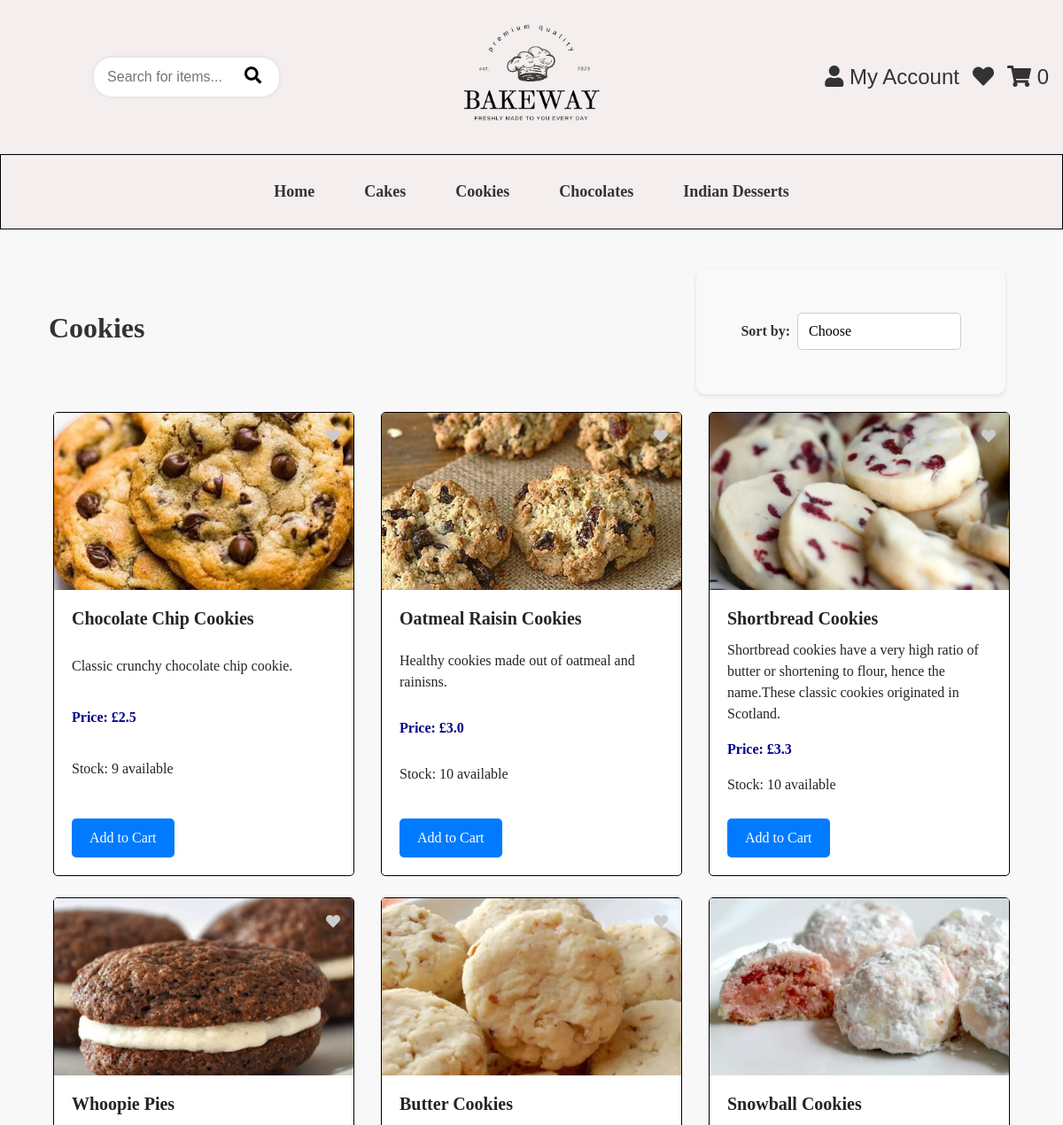
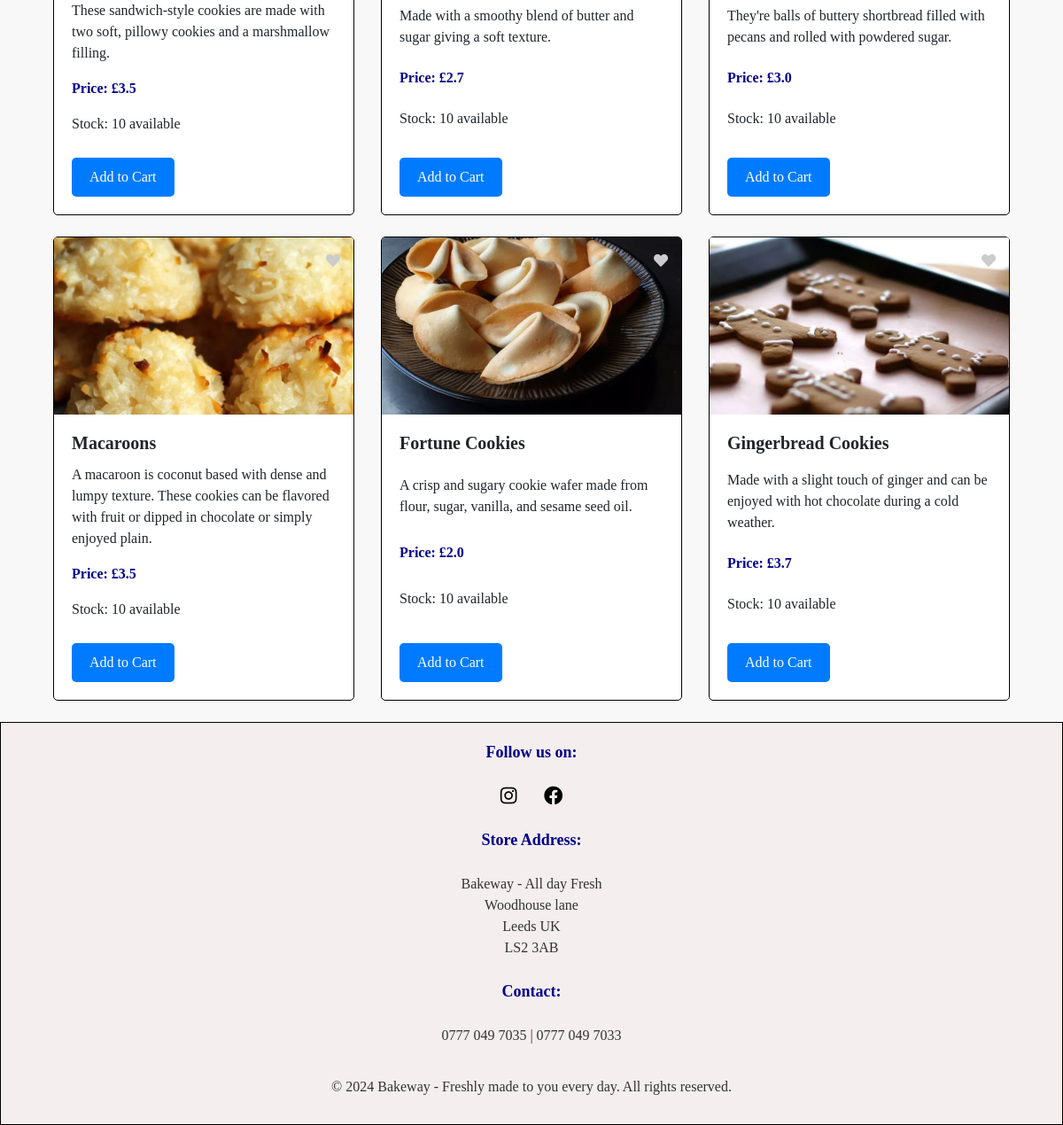
The app's page /cookies (signed in) with its own data (2 pictures, top to bottom).
### app/models.py (models this page shows, shortened)
class Product(db.Model):
    id = db.Column(db.Integer, primary_key=True)
    name = db.Column(db.String(100), nullable=False)
    description = db.Column(db.Text, nullable=False)
    price = db.Column(db.Float, nullable=False)
    category = db.Column(db.String(50), nullable=False)  # 'Cake', 'Cookie', 'Chocolate', 'Desserts'.
    image = db.Column(db.String(225), nullable=False)
    stock = db.Column(db.Integer, nullable=False, default=0)  # Stock quantity

### app/views.py (the view)
@app.route('/cookies')
def cookies():
    sort_option = request.args.get('sort')
    query = request.args.get('query', '').strip().lower()
    cookies_query = Product.query.filter_by(category='Cookie')
    if query:
        cookies_query = cookies_query.filter(Product.name.ilike(f'%{query}%'))
    if sort_option == 'lowest_to_highest':
        cookies_query = cookies_query.order_by(Product.price.asc())
    elif sort_option == 'highest_to_lowest':
        cookies_query = cookies_query.order_by(Product.price.desc())
    elif sort_option == 'A_to_Z':
        cookies_query = cookies_query.order_by(Product.name.asc())
    cookies = cookies_query.all()
    return render_template('cookies.html', products=cookies, query=query)

### app/__init__.py (called while the page is built)
@login_manager.user_loader
def load_user(user_id):
    return User.query.get(int(user_id))

### app/views.py (called while the page is built)
@app.before_request
def initialize_cart():
    if 'cart' not in session:
        session['cart'] = {}

@app.context_processor
def inject_cart_quantity():
    if current_user.is_authenticated:
        total_quantity = db.session.query(
            db.func.sum(CartItem.quantity)
        ).filter_by(user_id=current_user.id).scalar() or 0
    else:
        cart = session.get('cart', {})
        total_quantity = sum(item['quantity'] for item in cart.values())
    return dict(cart_total_quantity=total_quantity)

### app/templates/cookies.html (shortened to what this page needs)
{% extends "base.html" %}
{% block content %}
<div class="d-flex justify-content-between align-items-center">
  <h2><strong>Cookies</strong></h2>
  <div class="sort-container">
    <form method="GET" action="{{ url_for('cookies') }}" class="form-inline">
      <label for="sort" class="mr-2 sort-label">Sort by:</label>
      <select name="sort" id="sort" class="sort-select" onchange="this.form.submit()">
        <option value="Default" {% if request.args.get('sort') %}selected{% endif %}>Choose</option>
      </select>
    </form>
  </div>
</div>
<div class="container">
  <div class="row">
    {% for product in products %}
    <div class="col-md-4 mb-4">
      <div class="card">
        <div class="position-relative">
          <img src="{{ url_for('static', filename=product.image) }}" class="card-img-top" alt="{{ product.name }}">
         <a href="javascript:void(0);"
         class="like-button position-absolute"
         style="top: 10px; right: 10px;"
         data-product-id="{{ product.id }}"
         onclick="addToWishlist(this)">
         <i class="fas fa-heart"></i>
      </a>
        </div>
        <div class="card-body">
          <h5 class="card-title"><strong>{{ product.name }}</strong></h5>
          <p class="card-text">{{ product.description }}</p>
          <p class="text-primary font-weight-bold">Price: £{{ product.price }}</p>
          <p>Stock: {% if product.stock > 0 %} {{ product.stock }} available {% else %} Out of stock {% endif %}</p>
          <div class="d-flex justify-content-between">
            {% if product.stock > 0 %}
            <a href="javascript:void(0);" onclick="document.getElementById('addToCartForm{{ product.id }}').submit();" class="btn btn-primary">Add to Cart</a>
            {% else %}
            <button class="btn btn-primary" disabled>Add to Cart</button>
            {% endif %}
          </div>
        </div>
      </div>
    </div>
    {% endfor %}
  </div>
</div>
{% endblock %}

### app/static/style.css (style rules this page uses)
h2 { color: #333; font-family: 'Times New Roman', Times, serif; text-align: center; padding: 10px; }
body { font-family: Arial, sans-serif; background-color: #f8f8f8; margin: 0; }
* { margin: 0; padding: 0; box-sizing: border-box; }
.card { display: flex; flex-direction: column; height: 100%; border-radius: 5px; border: 0.5px solid black; font-family: 'Times New Roman', Times, serif; }
.card-body { flex-grow: 1; display: flex; flex-direction: column; justify-content: space-between; }
.card-img-top { height: 200px; object-fit: cover; }
.text-primary { color: darkblue !important; }
.like-button { position: absolute; top: 10px; right: 10px; z-index: 10; border-radius: 50%; padding: 5px; cursor: pointer; transition: color 0.3s ease-in-out; }
.like-button i { color: #ccc; }
.sort-container { display: flex; align-items: center; justify-content: flex-start; gap: 10px; font-family: 'Times New Roman', Times, serif; }
.sort-label { font-size: 1rem; color: #333; font-weight: bold; }
.sort-select { appearance: none; border: 1px solid #ccc; background-color: #fff; padding: 8px 12px; font-size: 14px; cursor: pointer; }
.sort-select::after { content: '▼'; position: absolute; right: 10px; pointer-events: none; }
.sort-container { display: flex; align-items: center; justify-content: center; padding: 20px; }
.sort-label { margin-right: 8px; }
.sort-select { font-size: 1rem; padding: 8px 12px; border-radius: 5px; border: 1px solid #ccc; background-color: #fff; box-shadow: none !important; cursor: pointer; transition: all 0.3s ease; }
form { max-width: 500px; margin: auto; padding: 50px; background: #f9f9f9; border-radius: 10px; box-shadow: 0px 2px 5px rgba(0, 0, 0, 0.1); }
.btn { padding: 12px; background-color: #007bff; color: white; border: none; border-radius: 5px; cursor: pointer; margin-top: 10px; font-family: 'Times New Roman', Times, serif; }
.btn { display: inline-block; padding: 10px 20px; background-color: #007bff; color: white; border-radius: 5px; text-decoration: none; text-align: center; }

### records on screen
Product: image (picture), name "Chocolate Chip Cookies", description "Classic crunchy chocolate chip cookie.", price "2.5", stock "9"
Product: image (picture), name "Oatmeal Raisin Cookies", description "Healthy cookies made out of oatmeal and rainisns.", price "3.0", stock "10"
Product: image (picture), name "Shortbread Cookies", description "Shortbread cookies have a very high ratio of butter or shortening to flour, hence the name.These classic cookies originated in Scotland.", price "3.3", stock "10"
Product: image (picture), name "Whoopie Pies", description "These sandwich-style cookies are made with two soft, pillowy cookies and a marshmallow filling.", price "3.5", stock "10"
Product: image (picture), name "Butter Cookies", description "Made with a smoothy blend of butter and sugar giving a soft texture.", price "2.7", stock "10"
Product: image (picture), name "Snowball Cookies", description "They're balls of buttery shortbread filled with pecans and rolled with powdered sugar.", price "3.0", stock "10"
Product: image+name (picture), name "Macaroons", description "A macaroon is coconut based with dense and lumpy texture. These cookies can be flavored with fruit or dipped in chocolate or simply enjoyed plain.", price "3.5", stock "10"
Product: image (picture), name "Fortune Cookies", description "A crisp and sugary cookie wafer made from flour, sugar, vanilla, and sesame seed oil.", price "2.0", stock "10"
Product: image (picture), name "Gingerbread Cookies", description "Made with a slight touch of ginger and can be enjoyed with hot chocolate during a cold weather.", price "3.7", stock "10"

### other values on screen
{{ cart_total_quantity }} "0"
